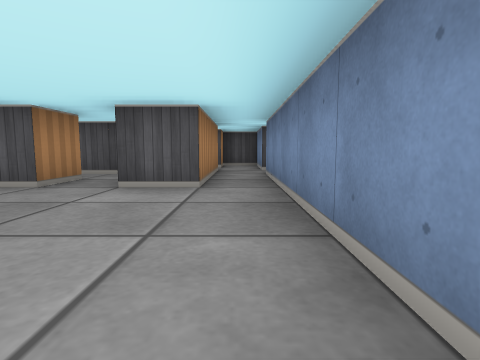
view 1 (above)

16 first-person views from a walk through a cub3D ray-caster map. The camera is about half as high as the walls, tilts 6° down and sees 80° across. The floor is counted in squares. Each view is taken from the middle of a square. On the plan, view 1 faces up. The plan holds only what a view shows up to about 9 squares ahead; the rest is blank.

view 2
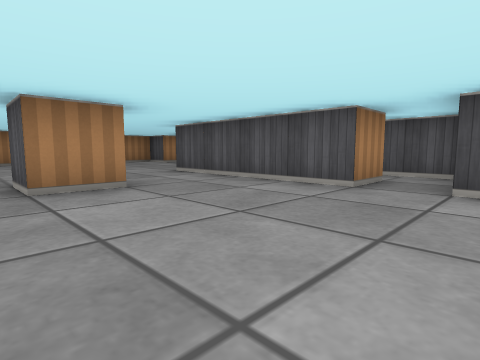

view 3
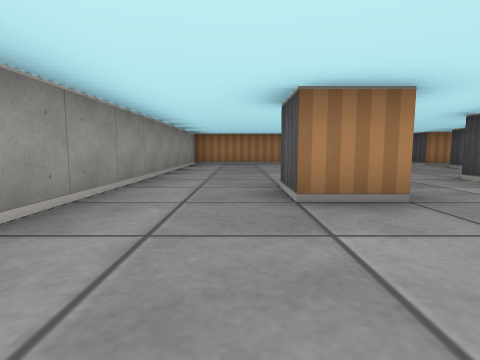

view 4
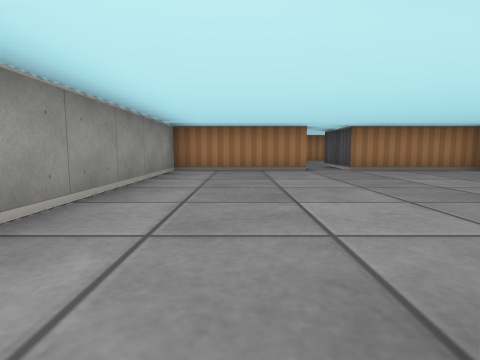

view 5
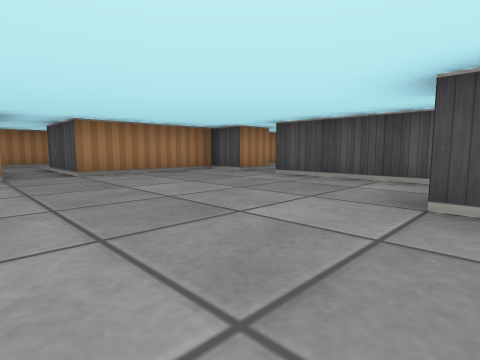

view 6
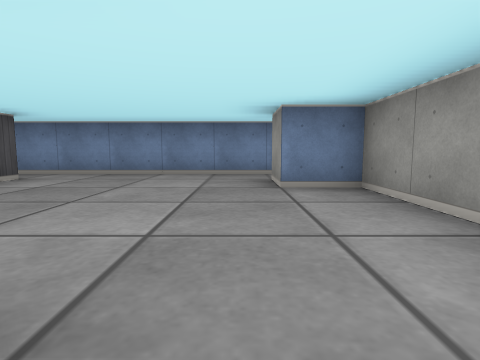

view 7
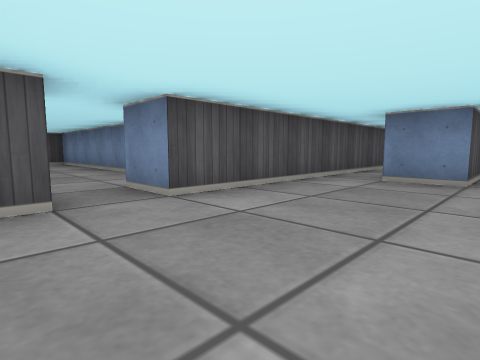

view 8
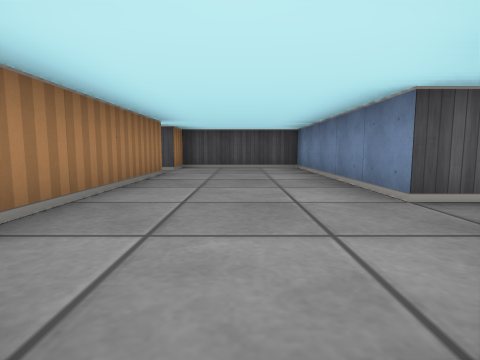

view 9
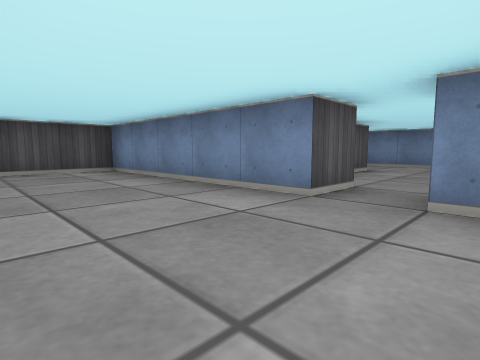

view 10
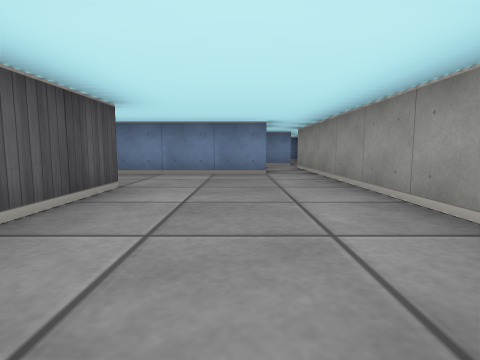

view 11
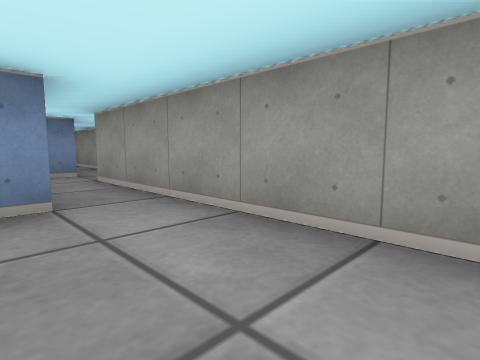

view 12
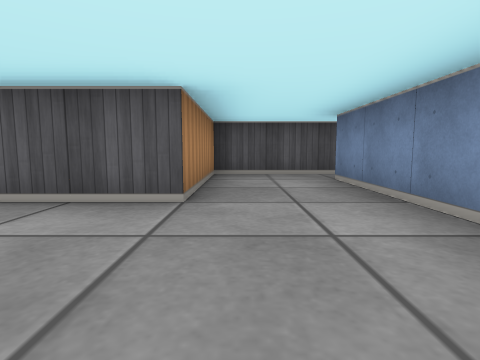

view 13
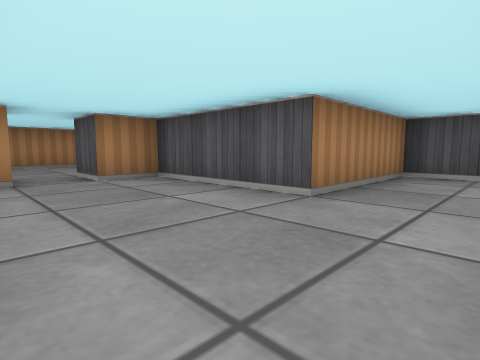

view 14
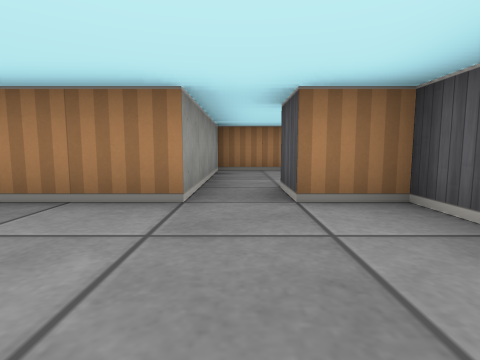

view 15
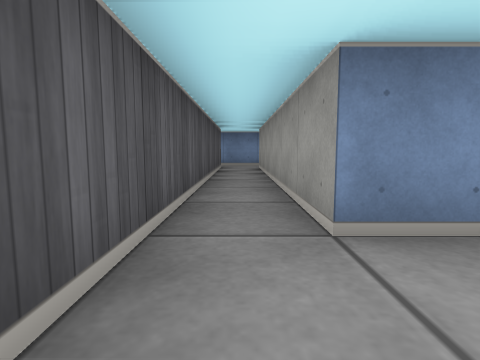

view 16
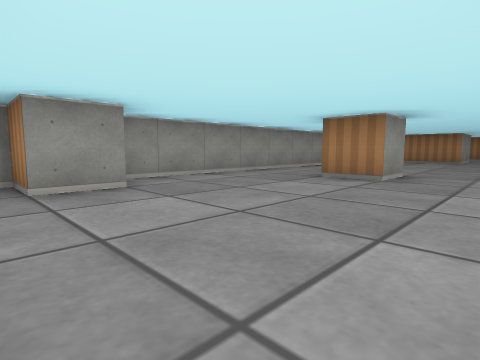

### Floor plan
Points are (right, up) in squares from view 1. A wall is a line through its corners. A room is listed if a view was taken in it or the views show most of it. See-through windows are left out.
Room 1 (views 1, 2, 3, 4, 5, 6, 7, 8, 16)
walls: (-5.5, 1.5) (-4.5, 1.5) (-4.5, 0.5) (-5.5, 0.5); (-2.5, 4.6) (-2.5, 3.5) (-6.5, 3.5) (-6.5, 4.5); (-1.8, 5.5) (-9.5, 5.5) (-9.5, 6.5); (-11.5, 1.6) (-11.5, -1.5) (-1.5, -1.5) (-1.5, -0.5) (-0.5, -0.5) (-0.5, -1.5); (-10.5, 6.5) (-10.5, 5.5) (-11.5, 5.5) (-11.5, 2.5) (-13.5, 2.5); (-0.5, 5.5) (-0.5, 3.5) (-1.5, 3.5); (0.5, -0.6) (0.5, 5.5)
ways out: opening at (-10, 6) to room 2; opening at (-12.5, 2); opening at (0, 4.5)
Room 2 (views 9, 14)
walls: (-8.5, 8.5) (-8.5, 13.5) (-11.5, 13.5) (-11.5, 12.5) (-12.5, 12.5); (-12.5, 11.5) (-11.5, 11.5) (-11.5, 7.6)
ways out: opening at (-10, 6) to room 1; opening at (-8, 8) to room 3; opening at (-12, 12)
Room 3 (views 10, 11, 12, 13)
walls: (-4.5, 11.5) (-4.5, 9.5) (-7.5, 9.5) (-7.5, 8.5) (-8.5, 8.5); (-6.2, 6.5) (-2.5, 6.5); (-2.5, 7.4) (-2.5, 11.5)
ways out: opening at (-8, 8) to room 2; opening at (-3.5, 10.5) to room 4; opening at (-1.5, 7)
Room 4 (view 15)
walls: (-2.5, 11.5) (3.5, 11.5); (3.4, 12.5) (-4.5, 12.5) (-4.5, 11.5); (4.5, 11.4) (4.5, 12.6)
ways out: opening at (-3.5, 10.5) to room 3

Positions as (right, up) in squares from view 1, and headings:
1: (0, 0), facing up
2: (-1, 0), facing up-left
3: (-2, 0), facing left
4: (-5, 0), facing left
5: (-6, 1), facing up-left
6: (-5, 0), facing right
7: (-11, 3), facing up-right
8: (-10, 6), facing up
9: (-11, 7), facing up-right
10: (-8, 8), facing right
11: (-5, 8), facing down-right
12: (-4, 7), facing up
13: (-3, 7), facing up-left
14: (-9, 12), facing left
15: (-4, 12), facing right
16: (0, 3), facing down-left
